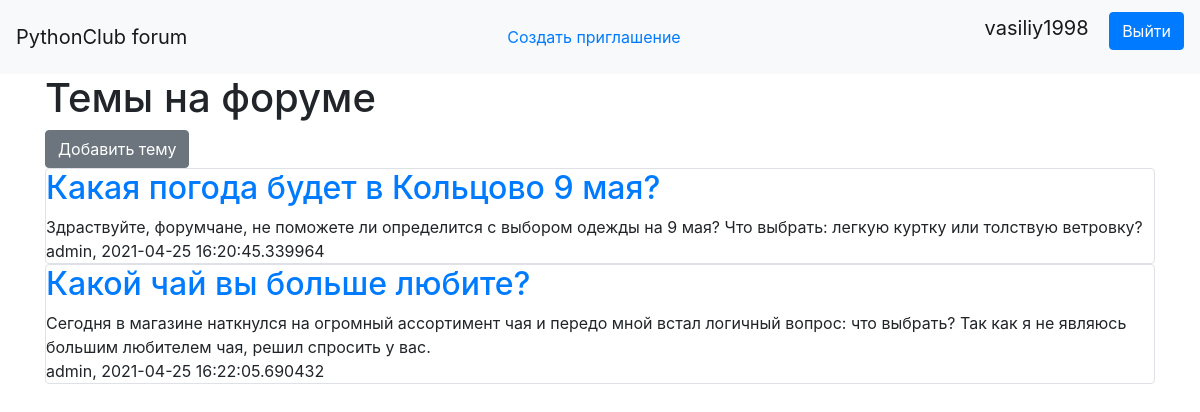
/ (signed in), run on the app's committed database.
### data/users.py (models this page shows, shortened)
class User(SqlAlchemyBase, UserMixin, SerializerMixin):
    __tablename__ = 'users'
    themes = orm.relation ( "Themes", back_populates='user' )
    messages = orm.relation ( "Messages", back_populates='user' )
    invites = orm.relation("Invites", back_populates='user')
    id = sqlalchemy.Column(sqlalchemy.Integer,
                           primary_key=True, autoincrement=True)
    name = sqlalchemy.Column(sqlalchemy.String, nullable=True)
    hashed_password = sqlalchemy.Column(sqlalchemy.String)
    created_date = sqlalchemy.Column(sqlalchemy.DateTime,
                                     default=datetime.datetime.now)
    inviter = sqlalchemy.Column(sqlalchemy.String, nullable=True)
    available_invites = sqlalchemy.Column(sqlalchemy.Integer)

### data/themes.py (models this page shows)
class Themes(SqlAlchemyBase, SerializerMixin):
    __tablename__ = 'themes'
    id = sqlalchemy.Column(sqlalchemy.Integer,
                           primary_key=True, autoincrement=True)
    title = sqlalchemy.Column(sqlalchemy.String, nullable=True)
    content = sqlalchemy.Column(sqlalchemy.String, nullable=True)
    created_date = sqlalchemy.Column(sqlalchemy.DateTime,
                                     default=datetime.datetime.now)
    user_id = sqlalchemy.Column(sqlalchemy.Integer,
                                sqlalchemy.ForeignKey("users.id"))
    user = orm.relation('User')

### main.py (the view)
    @app.route ( "/" )
    def index():
        db_sess = db_session.create_session ()
        themes = db_sess.query(Themes).filter()
        return render_template ( "index.html", themes=themes )

### data/db_session.py (called while the page is built)
def create_session() -> Session:
    global __factory
    return __factory()

### templates/index.html (shortened to what this page needs)
{% extends "base.html" %}
{% block content %}
<h1>Темы на форуме</h1>
{% if current_user.is_authenticated %}
    <a href="theme_add" class="btn btn-secondary">Добавить тему</a>
    {% endif %}
{% for item in themes%}
<div class="col-md6 border rounded">
    <h2><a href="/theme/{{item.id}}">{{item.title}}</a></h2>
    <div>
        {{item.content}}
    </div>
    <div>
        {{item.user.name}}, {{item.created_date}}
    </div>
</div>
{% endfor %}
{% endblock %}

### templates/base.html (shortened to what this page needs)
<!doctype html>
<html lang="en">
<head>
    <link rel="stylesheet"
          href="https://stackpath.bootstrapcdn.com/bootstrap/4.4.1/css/bootstrap.min.css"
>
</head>
<body>
<header>
    <nav class="navbar navbar-light bg-light">
        <a class="navbar-brand" href="/">PythonClub forum</a>
        {% if current_user.is_authenticated %}
        <a class="btn btn-link" href="/create_invite">Создать приглашение</a>
        <p>
            <a class="navbar-brand">{{ current_user.name }}</a>
            <a class="btn btn-primary " href="/logout">Выйти</a>
        </p>
{% else %}
    <p>
        <a class="btn btn-primary " href="/register">Зарегистрироваться</a>
        <a class="btn btn-success" href="/login">Войти</a>
    </p>
{% endif %}
    </nav>
</header>
<main role="main" class="container">
    {% block content %}{% endblock %}
</main>
</body>
</html>

### data on the page
User: name "vasiliy1998"
Themes: title "Какая погода будет в Кольцово 9 мая?", content "Здраствуйте, форумчане, не поможете ли определится с выбором одежды на 9 мая? Что выбрать: легкую куртку или толствую ветровку?", user.name "admin", created_date "2021-04-25 16:20:45.339964"
Themes: title "Какой чай вы больше любите?", content "Сегодня в магазине наткнулся на огромный ассортимент чая и передо мной встал логичный вопрос: что выбрать? Так как я не являюсь большим любителем чая, решил спросить у вас.", user.name "admin", created_date "2021-04-25 16:22:05.690432"
